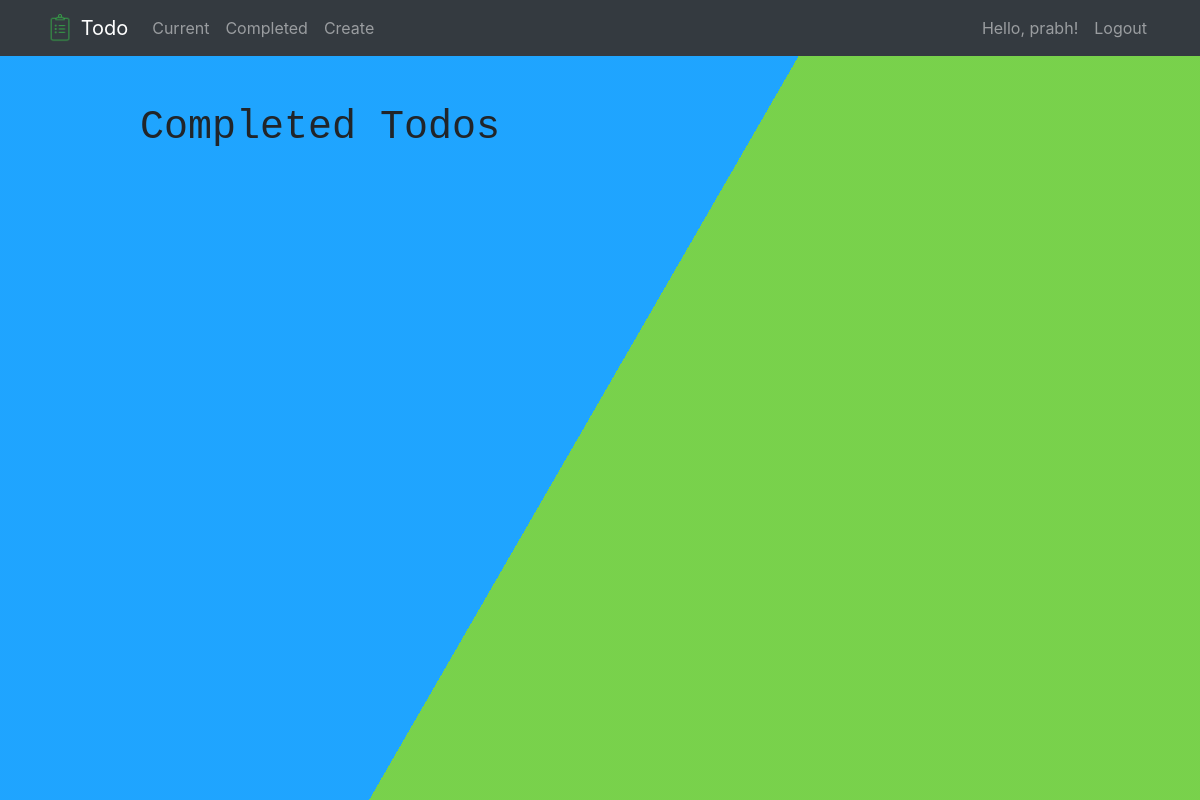
Page /completed/ (signed in) on the earlier database version.
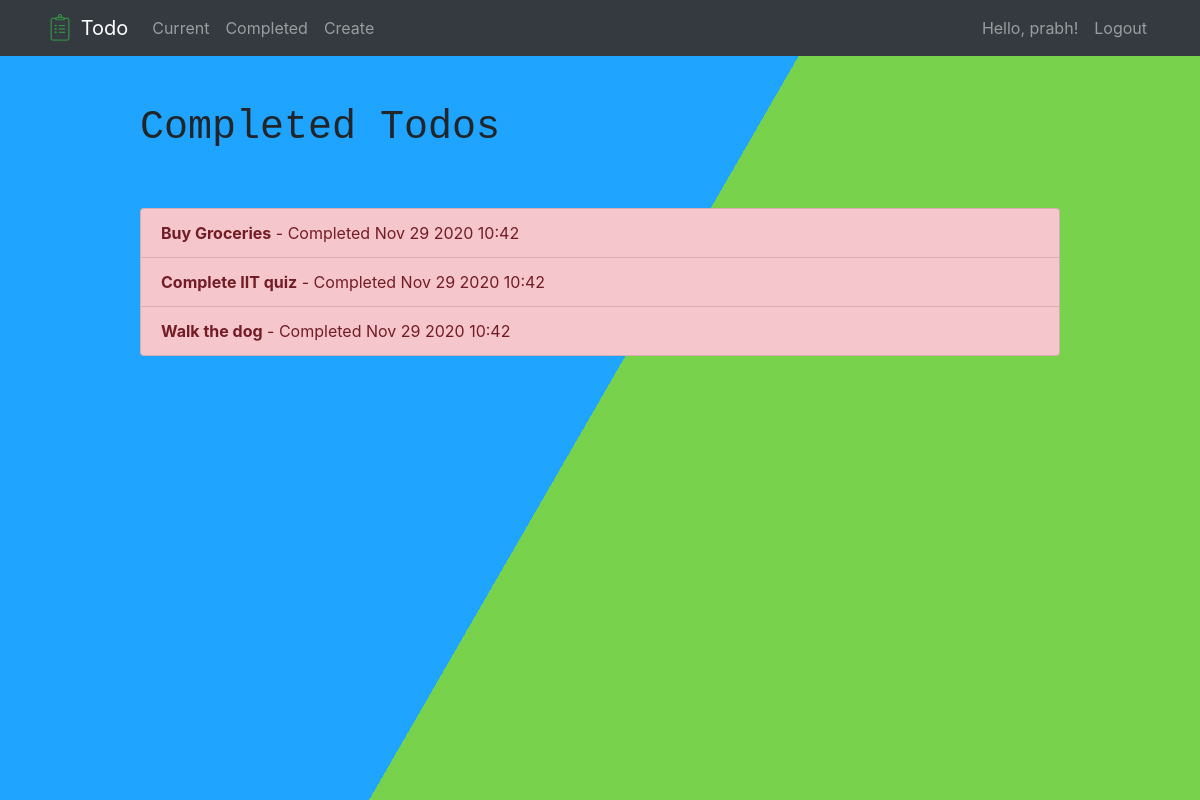
Same page on the later database version.
### todo/models.py (models this page shows, shortened)
class Todo(models.Model):
    title = models.CharField(max_length = 100)
    memo = models.TextField(blank = True)
    created = models.DateTimeField(auto_now_add = True)
    datecompleted = models.DateTimeField(null = True, blank = True)
    important = models.BooleanField(default = False)
    user = models.ForeignKey(User, on_delete = models.CASCADE)

### todo/views.py (the view)
# urls.py: path('completed/', views.completedtodos, name='completedtodos'),
@login_required
def completedtodos(request):
    todos = Todo.objects.filter(user=request.user, datecompleted__isnull = False).order_by('-datecompleted')
    return render(request, 'todo/completedtodos.html', {'todos': todos})

### todo/templates/todo/completedtodos.html
{% extends "todo/base.html" %}
{% block content %}
    <div class="row justify-content-center mt-5">
        <div class="col-md-10">
            <h1>Completed Todos</h1>
        </div>
    </div>
    <div class="row justify-content-center mt-5">
        <div class="col-md-10">
            <div class="list-group">
                {% for todo in todos %}
                    <a href="{% url 'viewtodo' todo.id %}" class="list-group-item list-group-item-action{% if todo.important %} list-group-item-danger{% endif %}"><b>{{ todo.title }}</b> - Completed {{ todo.datecompleted|date:'M j Y H:i' }}</a>
                {% endfor %}
            </div>
        </div>
    </div>
{% endblock %}

Differences in the rows shown:
now on this page (row edited): Todo: title "Buy Groceries", datecompleted "Nov 29 2020 10:42"
now on this page (row edited): Todo: title "Complete IIT quiz", datecompleted "Nov 29 2020 10:42"
now on this page (row edited): Todo: title "Walk the dog", datecompleted "Nov 29 2020 10:42"
